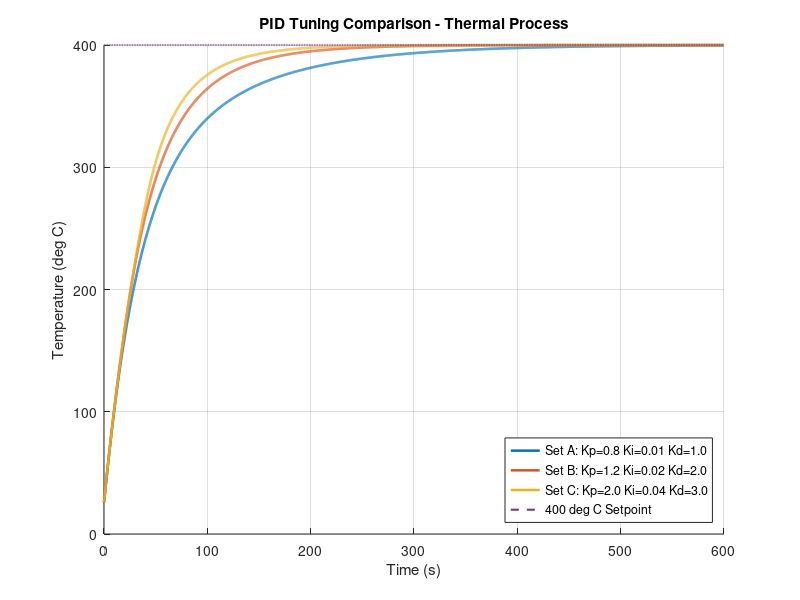

Write MATLAB code to recreate this figure.
clear;
clc;
close all;

% ==========================================
% PID TUNING COMPARISON
% ==========================================

setPoint = 400;
ambientTemp = 25;

K = 500;
tau = 60;

dt = 0.1;
simulationTime = 600;
time = 0:dt:simulationTime;

% PID sets: [Kp Ki Kd]
PIDsets = [
    0.8  0.01  1.0;
    1.2  0.02  2.0;
    2.0  0.04  3.0
];

names = {
    'Set A: Kp=0.8 Ki=0.01 Kd=1.0',
    'Set B: Kp=1.2 Ki=0.02 Kd=2.0',
    'Set C: Kp=2.0 Ki=0.04 Kd=3.0'
};

figure;
hold on;
grid on;

for p = 1:3

    Kp = PIDsets(p,1);
    Ki = PIDsets(p,2);
    Kd = PIDsets(p,3);

    temperature = ambientTemp;
    integral = 0;
    previousError = setPoint - temperature;

    tempData = zeros(size(time));

    for i = 1:length(time)

        error = setPoint - temperature;

        derivative = (error - previousError) / dt;

        % Unsaturated controller output
        pidUnsat = ...
            Kp * error + ...
            Ki * integral + ...
            Kd * derivative;

        % Conditional integration anti-windup
        if (pidUnsat > 0 && pidUnsat < 255) || ...
           (pidUnsat >= 255 && error < 0) || ...
           (pidUnsat <= 0 && error > 0)

            integral = integral + error * dt;
        end

        % Recalculate PID
        pidOutput = ...
            Kp * error + ...
            Ki * integral + ...
            Kd * derivative;

        % PWM saturation
        pidOutput = max(min(pidOutput,255),0);

        heaterPower = pidOutput / 255;

        % Thermal process
        dTdt = ...
            ((ambientTemp + K*heaterPower) ...
            - temperature) / tau;

        temperature = temperature + dTdt*dt;

        tempData(i) = temperature;

        previousError = error;

    end

    % ======================================
    % PERFORMANCE CALCULATIONS
    % ======================================

    finalTemp = tempData(end);

    steadyError = abs(setPoint-finalTemp);

    maxTemp = max(tempData);

    overshoot = ...
        max(0,((maxTemp-setPoint)/setPoint)*100);

    T10 = ambientTemp + ...
          0.10*(setPoint-ambientTemp);

    T90 = ambientTemp + ...
          0.90*(setPoint-ambientTemp);

    index10 = find(tempData >= T10,1);
    index90 = find(tempData >= T90,1);

    riseTime = time(index90)-time(index10);

    tolerance = 0.02*setPoint;

    settlingTime = NaN;

    for j = 1:length(time)

        if all(abs(tempData(j:end)-setPoint) <= tolerance)

            settlingTime = time(j);
            break;

        end
    end

    % Print results
    fprintf('\n===== PID SET %c =====\n', ...
            char(64+p));

    fprintf('Kp = %.2f, Ki = %.3f, Kd = %.2f\n', ...
            Kp,Ki,Kd);

    fprintf('Rise Time: %.2f s\n',riseTime);

    fprintf('Settling Time: %.2f s\n', ...
            settlingTime);

    fprintf('Overshoot: %.2f %%\n',overshoot);

    fprintf('Steady-State Error: %.2f deg C\n', ...
            steadyError);

    % Add response to comparison graph
    plot(time,tempData,'LineWidth',1.8);

end

% Setpoint
plot(time,...
     setPoint*ones(size(time)),...
     '--','LineWidth',1.5);

xlabel('Time (s)');
ylabel('Temperature (deg C)');

title('PID Tuning Comparison - Thermal Process');

legend(
    names{1},
    names{2},
    names{3},
    '400 deg C Setpoint',
    'Location','southeast'
);
